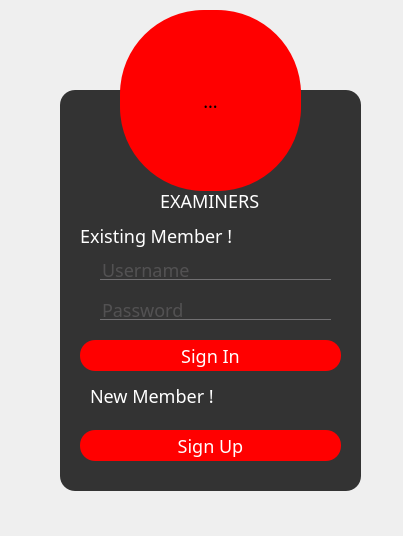
<?xml version="1.0" encoding="UTF-8"?>
<ui version="4.0">
 <class>Login_Form</class>
 <widget class="QWidget" name="Login_Form">
  <property name="geometry">
   <rect>
    <x>0</x>
    <y>0</y>
    <width>403</width>
    <height>536</height>
   </rect>
  </property>
  <property name="font">
   <font>
    <family>Modern No 20</family>
    <pointsize>-1</pointsize>
   </font>
  </property>
  <property name="windowTitle">
   <string>Form</string>
  </property>
  <property name="styleSheet">
   <string notr="true">*{
font-family:Modern No 20;
font-size:18px;
}

QFrame
{
background-color:#333;
border-radius:15px;
}
#Login_Form{
background:url(:/newPrefix/Blue.jpg);
}

QLabel
{
font-family:Monocorvosia;
font-size:34px;
color:white;
}

QPushButton
{

background-color:red;
border-radius:64px;

}

QToolButton
{

background-color:red;
border-radius:84px;

}

QPushButton
{
font-size:14 px;
color:white;
border-radius:15px;
}
QPushButton:hover
{
color:red;
border-radius:15px;
background:#49ebff;
}

QLabel
{
font-size:18px;
}

QLineEdit
{
background:transparent;
border:none;
color:#717072;
border-bottom:1px solid#717072;

}
</string>
  </property>
  <widget class="QFrame" name="frame">
   <property name="geometry">
    <rect>
     <x>60</x>
     <y>90</y>
     <width>301</width>
     <height>401</height>
    </rect>
   </property>
   <property name="frameShape">
    <enum>QFrame::StyledPanel</enum>
   </property>
   <property name="frameShadow">
    <enum>QFrame::Raised</enum>
   </property>
   <widget class="QLabel" name="heading_label">
    <property name="geometry">
     <rect>
      <x>100</x>
      <y>90</y>
      <width>121</width>
      <height>41</height>
     </rect>
    </property>
    <property name="font">
     <font>
      <family>Monocorvosia</family>
      <pointsize>-1</pointsize>
     </font>
    </property>
    <property name="text">
     <string>EXAMINERS</string>
    </property>
    <property name="textFormat">
     <enum>Qt::PlainText</enum>
    </property>
   </widget>
   <widget class="QPushButton" name="SignUp_btn">
    <property name="geometry">
     <rect>
      <x>20</x>
      <y>340</y>
      <width>261</width>
      <height>31</height>
     </rect>
    </property>
    <property name="text">
     <string>Sign Up</string>
    </property>
   </widget>
   <widget class="QPushButton" name="SignIn_btn">
    <property name="geometry">
     <rect>
      <x>20</x>
      <y>250</y>
      <width>261</width>
      <height>31</height>
     </rect>
    </property>
    <property name="text">
     <string>Sign In</string>
    </property>
   </widget>
   <widget class="QLabel" name="exist_label">
    <property name="geometry">
     <rect>
      <x>20</x>
      <y>130</y>
      <width>171</width>
      <height>31</height>
     </rect>
    </property>
    <property name="text">
     <string>Existing Member !</string>
    </property>
   </widget>
   <widget class="QLabel" name="newm_label">
    <property name="geometry">
     <rect>
      <x>30</x>
      <y>290</y>
      <width>171</width>
      <height>31</height>
     </rect>
    </property>
    <property name="text">
     <string>New Member !</string>
    </property>
   </widget>
   <widget class="QLineEdit" name="user_lineEdit">
    <property name="geometry">
     <rect>
      <x>40</x>
      <y>170</y>
      <width>231</width>
      <height>20</height>
     </rect>
    </property>
    <property name="text">
     <string/>
    </property>
    <property name="placeholderText">
     <string>Username</string>
    </property>
   </widget>
   <widget class="QLineEdit" name="pass_lineEdit">
    <property name="geometry">
     <rect>
      <x>40</x>
      <y>210</y>
      <width>231</width>
      <height>20</height>
     </rect>
    </property>
    <property name="font">
     <font>
      <family>Modern No 20</family>
      <pointsize>-1</pointsize>
     </font>
    </property>
    <property name="text">
     <string/>
    </property>
    <property name="echoMode">
     <enum>QLineEdit::Password</enum>
    </property>
    <property name="placeholderText">
     <string>Password</string>
    </property>
    <property name="cursorMoveStyle">
     <enum>Qt::LogicalMoveStyle</enum>
    </property>
   </widget>
  </widget>
  <widget class="QToolButton" name="toolButton">
   <property name="geometry">
    <rect>
     <x>120</x>
     <y>10</y>
     <width>181</width>
     <height>181</height>
    </rect>
   </property>
   <property name="text">
    <string>...</string>
   </property>
   <property name="icon">
    <iconset resource="logo.qrc">
     <normaloff>:/newPrefix/logo.png</normaloff>:/newPrefix/logo.png</iconset>
   </property>
   <property name="iconSize">
    <size>
     <width>123</width>
     <height>123</height>
    </size>
   </property>
  </widget>
 </widget>
 <resources>
  <include location="logo.qrc"/>
  <include location="blue.qrc"/>
 </resources>
 <connections/>
</ui>
